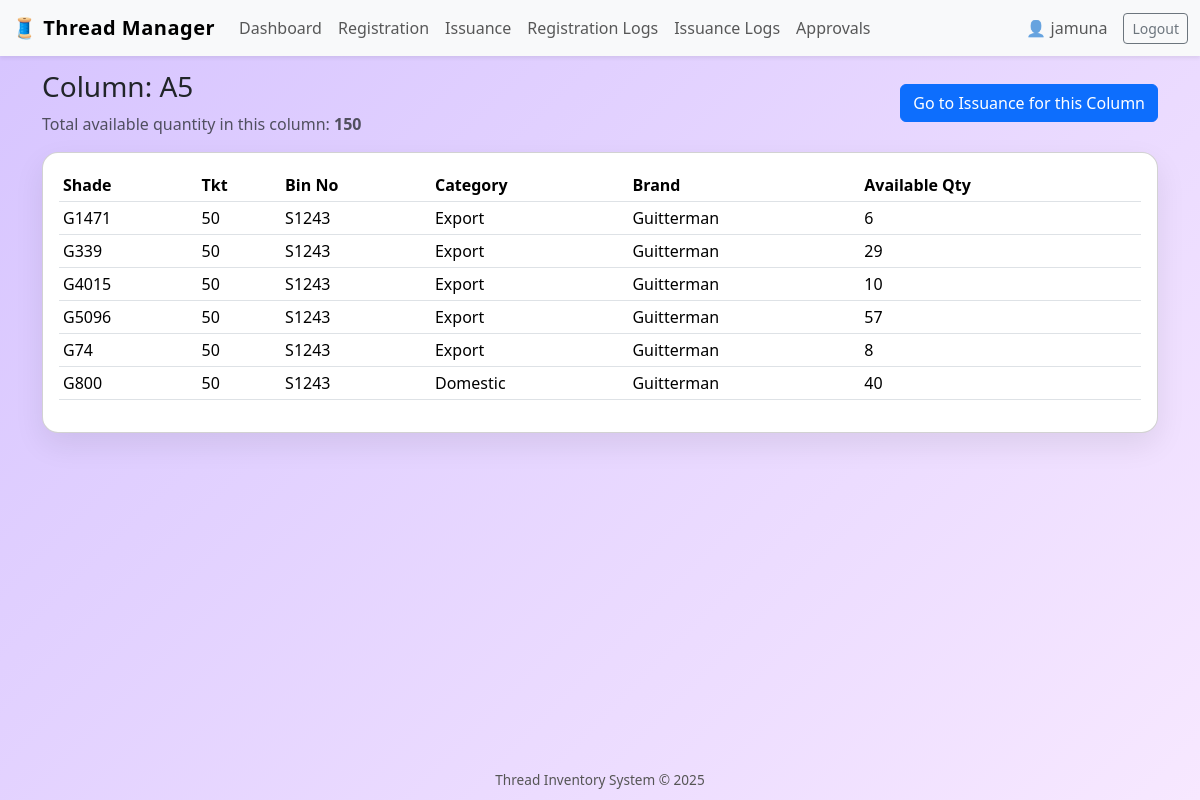
Page /columns/A5/ (signed in) on the committed database.
### inventory/models.py (models this page shows, shortened)
class Thread(models.Model):
    CATEGORY_CHOICES = [
        ("DOMESTIC", "Domestic"),
        ("EXPORT", "Export"),
    ]
    registration_date = models.DateTimeField(auto_now_add=True)
    shade = models.CharField(max_length=100)
    tkt = models.CharField(max_length=100)
    bin_no = models.CharField(max_length=100)
    available_quantity = models.PositiveIntegerField()
    category = models.CharField(max_length=10, choices=CATEGORY_CHOICES)
    brand = models.CharField(max_length=100)
    column_name = models.CharField(max_length=100)
    created_by = models.ForeignKey(User, on_delete=models.SET_NULL, null=True)

### inventory/views.py (the view)
# urls.py: path("columns/<str:column_name>/", views.column_detail, name="column_detail"),
@login_required
def column_detail(request, column_name):
    threads = Thread.objects.filter(column_name=column_name).order_by("bin_no", "shade", "tkt")
    total_qty = threads.aggregate(total=Sum("available_quantity"))["total"] or 0
    return render(request, "inventory/column_detail.html", {
        "column_name": column_name,
        "threads": threads,
        "total_qty": total_qty,
    })

### templates/inventory/column_detail.html (shortened to what this page needs)
{% extends "inventory/base.html" %}
{% block content %}
<div class="d-flex justify-content-between align-items-center mb-3">
    <div>
        <h3>Column: {{ column_name }}</h3>
        <p class="text-muted mb-0">
            Total available quantity in this column: <strong>{{ total_qty }}</strong>
        </p>
    </div>
    <a href="{% url 'issuance' %}?column={{ column_name|urlencode }}" class="btn btn-primary">
        Go to Issuance for this Column
    </a>
</div>
<div class="card card-soft">
    <div class="card-body">
        <div class="table-responsive">
            <table class="table table-sm align-middle">
                <thead>
                    <tr>
                        <th>Shade</th>
                        <th>Tkt</th>
                        <th>Bin No</th>
                        <th>Category</th>
                        <th>Brand</th>
                        <th>Available Qty</th>
                    </tr>
                </thead>
                <tbody>
                    {% for t in threads %}
                        <tr>
                            <td>{{ t.shade }}</td>
                            <td>{{ t.tkt }}</td>
                            <td>{{ t.bin_no }}</td>
                            <td>{{ t.get_category_display }}</td>
                            <td>{{ t.brand }}</td>
                            <td>{{ t.available_quantity }}</td>
                        </tr>
                    {% empty %}
                        <tr>
                            <td colspan="6" class="text-center text-muted">
                                No threads present in this column.
                            </td>
                        </tr>
                    {% endfor %}
                </tbody>
            </table>
        </div>
    </div>
</div>
{% endblock %}

### templates/inventory/base.html (shortened to what this page needs)
<!DOCTYPE html>
<html lang="en">
<head>
    <link
        href="https://cdn.jsdelivr.net/npm/bootstrap@5.3.3/dist/css/bootstrap.min.css"
        rel="stylesheet"
    >
</head>
<body>
    <nav class="navbar navbar-expand-lg navbar-light bg-light fixed-top shadow-sm">
        <div class="container-fluid">
            <a class="navbar-brand" href="{% url 'dashboard' %}">
                🧵 Thread Manager
            </a>
            <div class="collapse navbar-collapse" id="navbarNav">
                {% if user.is_authenticated %}
                <ul class="navbar-nav me-auto mb-2 mb-lg-0">
                    <li class="nav-item">
                        <a class="nav-link" href="{% url 'dashboard' %}">Dashboard</a>
                    </li>
                    <li class="nav-item">
                        <a class="nav-link" href="{% url 'register_thread' %}">Registration</a>
                    </li>
                    <li class="nav-item">
                        <a class="nav-link" href="{% url 'issuance' %}">Issuance</a>
                    </li>
                    <li class="nav-item">
                        <a class="nav-link" href="{% url 'registration_logs' %}">Registration Logs</a>
                    </li>
                    <li class="nav-item">
                        <a class="nav-link" href="{% url 'issuance_logs' %}">Issuance Logs</a>
                    </li>
                    <li class="nav-item">
                        <a class="nav-link" href="{% url 'pending_issuances' %}">Approvals</a>
                    </li>
                </ul>
                <span class="navbar-text me-3">
                    👤 {{ user.username }}
                </span>
                <form method="post" action="{% url 'logout' %}" class="d-inline">
                    <button type="submit" class="btn btn-outline-secondary btn-sm">
                        Logout
                    </button>
                </form>
                {% endif %}
            </div>
        </div>
    </nav>
    <div class="container app-container">
        {% block content %}{% endblock %}
    </div>
    <footer>
        Thread Inventory System &copy; 2025
    </footer>
</body>
</html>

### templates/inventory/base.html (style rules this page uses)
body { min-height: 100vh; background: linear-gradient(135deg, #d6c4ff, #f7e8ff); display: flex; flex-direction: column; }
.app-container { flex: 1; padding-top: 70px; padding-bottom: 40px; }
.navbar-brand { font-weight: 700; letter-spacing: 0.5px; }
.card-soft { border-radius: 1rem; box-shadow: 0 12px 30px rgba(0,0,0,0.08); }
.table thead { background-color: #f3ecff; }
footer { text-align: center; padding: 10px 0; font-size: 0.85rem; color: #555; }

### rows in the picture
Thread: shade "G1471", tkt "50", bin_no "S1243", category "Export", brand "Guitterman", available_quantity "6"
Thread: shade "G339", tkt "50", bin_no "S1243", category "Export", brand "Guitterman", available_quantity "29"
Thread: shade "G4015", tkt "50", bin_no "S1243", category "Export", brand "Guitterman", available_quantity "10"
Thread: shade "G5096", tkt "50", bin_no "S1243", category "Export", brand "Guitterman", available_quantity "57"
Thread: shade "G74", tkt "50", bin_no "S1243", category "Export", brand "Guitterman", available_quantity "8"
Thread: shade "G800", tkt "50", bin_no "S1243", category "Domestic", brand "Guitterman", available_quantity "40"

### other values in the picture
{{ user.username }} "jamuna"
{{ column_name }} "A5"
{{ total_qty }} "150"
